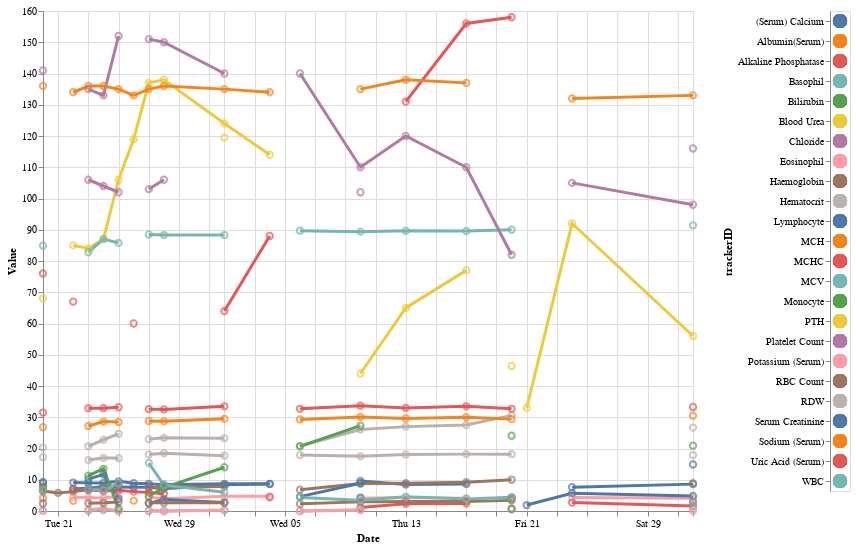

Here is the notebook cell this chart was saved with:
### Code cell
graph

### Figure 1 — Vega-Lite specification as saved in the notebook (floating-point values rounded to 4 significant figures; data arrays with more than 128 entries replaced by an {"elided": "..."} marker saying what was removed)
{"config": {"view": {"continuousWidth": 400, "continuousHeight": 300}}, "concat": [{"layer": [{"mark": "line", "encoding": {"color": {"type": "nominal", "field": "trackerID", "legend": null}, "size": {"condition": {"value": 1, "selection": {"not": "selector006"}}, "value": 3}, "tooltip": [{"type": "quantitative", "field": "value"}, {"type": "quantitative", "field": "normalised"}, {"type": "temporal", "field": "date"}, {"type": "nominal", "field": "trackerID"}, {"type": "nominal", "field": "section"}], "x": {"type": "temporal", "field": "date", "title": "Date"}, "y": {"type": "quantitative", "field": "value", "impute": {"method": "value"}, "title": "Value"}}, "height": 500, "transform": [{"filter": {"selection": "selector007"}}], "width": 650}, {"mark": "point", "encoding": {"color": {"type": "nominal", "field": "trackerID", "legend": null}, "size": {"condition": {"value": 20, "selection": {"not": "selector006"}}, "value": 40}, "tooltip": [{"type": "quantitative", "field": "value"}, {"type": "quantitative", "field": "normalised"}, {"type": "temporal", "field": "date"}, {"type": "nominal", "field": "trackerID"}, {"type": "nominal", "field": "section"}], "x": {"type": "temporal", "field": "date", "title": "Date"}, "y": {"type": "quantitative", "field": "value", "impute": {"method": "value"}, "title": "Value"}}, "height": 500, "selection": {"selector006": {"type": "single", "on": "mouseover", "fields": ["trackerID"], "nearest": true}, "selector009": {"type": "single", "encodings": ["color"], "empty": "none"}}, "transform": [{"filter": {"selection": "selector007"}}], "width": 650}, {"mark": {"type": "rect", "filled": true, "opacity": 0.3}, "encoding": {"color": {"type": "nominal", "field": "trackerID"}, "x": {"type": "temporal", "aggregate": "min", "field": "date"}, "x2": {"aggregate": "max", "field": "date"}, "y": {"type": "quantitative", "field": "LOWER"}, "y2": {"field": "UPPER"}}, "transform": [{"filter": {"selection": "selector009"}}]}]}, {"mark": {"type": "circle", "radius": 200, "size": 200}, "encoding": {"color": {"condition": {"type": "nominal", "field": "trackerID", "legend": null, "selection": "selector007"}, "value": "lightgray"}, "y": {"type": "nominal", "field": "trackerID"}}, "selection": {"selector007": {"type": "multi", "fields": ["trackerID"], "empty": "all"}}}], "data": {"name": "data-173c025d6f80d044f37dfe3e5bfaa4a2"}, "$schema": "https://vega.github.io/schema/vega-lite/v4.8.1.json", "datasets": {"data-173c025d6f80d044f37dfe3e5bfaa4a2": {"elided": "456 records"}}}
